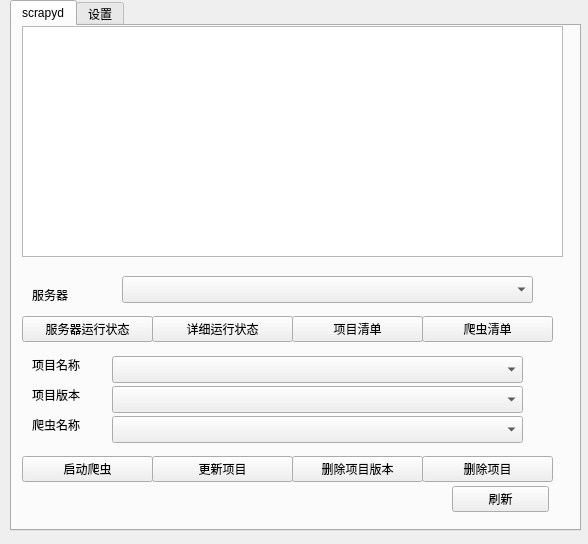
<?xml version="1.0" encoding="UTF-8"?>
<ui version="4.0">
 <class>MainWindow</class>
 <widget class="QMainWindow" name="MainWindow">
  <property name="geometry">
   <rect>
    <x>0</x>
    <y>0</y>
    <width>588</width>
    <height>544</height>
   </rect>
  </property>
  <property name="windowTitle">
   <string>MainWindow</string>
  </property>
  <widget class="QWidget" name="centralWidget">
   <widget class="QTabWidget" name="tabWidget">
    <property name="geometry">
     <rect>
      <x>10</x>
      <y>0</y>
      <width>571</width>
      <height>531</height>
     </rect>
    </property>
    <property name="currentIndex">
     <number>0</number>
    </property>
    <widget class="QWidget" name="scrapyd">
     <attribute name="title">
      <string>scrapyd</string>
     </attribute>
     <widget class="QComboBox" name="project_version_comboBox">
      <property name="geometry">
       <rect>
        <x>100</x>
        <y>360</y>
        <width>411</width>
        <height>27</height>
       </rect>
      </property>
     </widget>
     <widget class="QComboBox" name="project_name_comboBox">
      <property name="geometry">
       <rect>
        <x>100</x>
        <y>330</y>
        <width>411</width>
        <height>27</height>
       </rect>
      </property>
     </widget>
     <widget class="QPushButton" name="get_spider_status_pushButton">
      <property name="geometry">
       <rect>
        <x>140</x>
        <y>290</y>
        <width>141</width>
        <height>26</height>
       </rect>
      </property>
      <property name="text">
       <string>详细运行状态</string>
      </property>
     </widget>
     <widget class="QPushButton" name="update_project_pushButton">
      <property name="geometry">
       <rect>
        <x>140</x>
        <y>430</y>
        <width>141</width>
        <height>26</height>
       </rect>
      </property>
      <property name="text">
       <string>更新项目</string>
      </property>
     </widget>
     <widget class="QPushButton" name="del_project_pushButton">
      <property name="geometry">
       <rect>
        <x>410</x>
        <y>430</y>
        <width>131</width>
        <height>26</height>
       </rect>
      </property>
      <property name="text">
       <string>删除项目</string>
      </property>
     </widget>
     <widget class="QLabel" name="label">
      <property name="geometry">
       <rect>
        <x>20</x>
        <y>330</y>
        <width>71</width>
        <height>17</height>
       </rect>
      </property>
      <property name="text">
       <string>项目名称</string>
      </property>
     </widget>
     <widget class="QTextBrowser" name="showmessage">
      <property name="geometry">
       <rect>
        <x>10</x>
        <y>0</y>
        <width>541</width>
        <height>231</height>
       </rect>
      </property>
     </widget>
     <widget class="QComboBox" name="spider_name_comboBox">
      <property name="geometry">
       <rect>
        <x>100</x>
        <y>390</y>
        <width>411</width>
        <height>27</height>
       </rect>
      </property>
     </widget>
     <widget class="QPushButton" name="project_list_pushButton">
      <property name="geometry">
       <rect>
        <x>280</x>
        <y>290</y>
        <width>131</width>
        <height>26</height>
       </rect>
      </property>
      <property name="text">
       <string>项目清单</string>
      </property>
     </widget>
     <widget class="QPushButton" name="spider_list_pushButton">
      <property name="geometry">
       <rect>
        <x>410</x>
        <y>290</y>
        <width>131</width>
        <height>26</height>
       </rect>
      </property>
      <property name="text">
       <string>爬虫清单</string>
      </property>
     </widget>
     <widget class="QPushButton" name="start_spider_pushButton">
      <property name="geometry">
       <rect>
        <x>10</x>
        <y>430</y>
        <width>131</width>
        <height>26</height>
       </rect>
      </property>
      <property name="text">
       <string>启动爬虫</string>
      </property>
     </widget>
     <widget class="QLabel" name="label_3">
      <property name="geometry">
       <rect>
        <x>20</x>
        <y>360</y>
        <width>67</width>
        <height>17</height>
       </rect>
      </property>
      <property name="text">
       <string>项目版本</string>
      </property>
     </widget>
     <widget class="QPushButton" name="server_status_pushButton">
      <property name="geometry">
       <rect>
        <x>10</x>
        <y>290</y>
        <width>131</width>
        <height>26</height>
       </rect>
      </property>
      <property name="text">
       <string>服务器运行状态</string>
      </property>
     </widget>
     <widget class="QPushButton" name="del_spider_pushButton">
      <property name="geometry">
       <rect>
        <x>280</x>
        <y>430</y>
        <width>131</width>
        <height>26</height>
       </rect>
      </property>
      <property name="text">
       <string>删除项目版本</string>
      </property>
     </widget>
     <widget class="QLabel" name="label_2">
      <property name="geometry">
       <rect>
        <x>20</x>
        <y>390</y>
        <width>67</width>
        <height>17</height>
       </rect>
      </property>
      <property name="text">
       <string>爬虫名称</string>
      </property>
     </widget>
     <widget class="QComboBox" name="server_select_comboBox">
      <property name="geometry">
       <rect>
        <x>110</x>
        <y>250</y>
        <width>411</width>
        <height>27</height>
       </rect>
      </property>
     </widget>
     <widget class="QLabel" name="label_4">
      <property name="geometry">
       <rect>
        <x>20</x>
        <y>260</y>
        <width>71</width>
        <height>17</height>
       </rect>
      </property>
      <property name="text">
       <string>服务器</string>
      </property>
     </widget>
     <widget class="QPushButton" name="refresh_pushButton">
      <property name="geometry">
       <rect>
        <x>440</x>
        <y>460</y>
        <width>97</width>
        <height>26</height>
       </rect>
      </property>
      <property name="text">
       <string>刷新</string>
      </property>
     </widget>
    </widget>
    <widget class="QWidget" name="settings">
     <attribute name="title">
      <string>设置</string>
     </attribute>
     <widget class="QLineEdit" name="scrapyd_server_name_lineEdit">
      <property name="geometry">
       <rect>
        <x>120</x>
        <y>20</y>
        <width>113</width>
        <height>27</height>
       </rect>
      </property>
      <property name="text">
       <string>name</string>
      </property>
     </widget>
     <widget class="QLineEdit" name="scrapyd_server_address_lineEdit">
      <property name="geometry">
       <rect>
        <x>250</x>
        <y>20</y>
        <width>171</width>
        <height>27</height>
       </rect>
      </property>
      <property name="text">
       <string>address</string>
      </property>
     </widget>
     <widget class="QPushButton" name="scrapyd_server_add_pushButton">
      <property name="geometry">
       <rect>
        <x>440</x>
        <y>20</y>
        <width>51</width>
        <height>26</height>
       </rect>
      </property>
      <property name="text">
       <string>添加</string>
      </property>
     </widget>
     <widget class="QLabel" name="label_5">
      <property name="geometry">
       <rect>
        <x>6</x>
        <y>20</y>
        <width>101</width>
        <height>20</height>
       </rect>
      </property>
      <property name="text">
       <string>scrapyd服务器</string>
      </property>
     </widget>
     <widget class="QLabel" name="label_6">
      <property name="geometry">
       <rect>
        <x>10</x>
        <y>50</y>
        <width>101</width>
        <height>20</height>
       </rect>
      </property>
      <property name="text">
       <string>scrapyd项目</string>
      </property>
     </widget>
     <widget class="QLineEdit" name="scrapyd_project_name_lineEdit">
      <property name="geometry">
       <rect>
        <x>120</x>
        <y>50</y>
        <width>113</width>
        <height>27</height>
       </rect>
      </property>
      <property name="text">
       <string>name</string>
      </property>
     </widget>
     <widget class="QLineEdit" name="scrapyd_project_address_lineEdit">
      <property name="geometry">
       <rect>
        <x>250</x>
        <y>50</y>
        <width>171</width>
        <height>27</height>
       </rect>
      </property>
      <property name="text">
       <string>path</string>
      </property>
     </widget>
     <widget class="QPushButton" name="scrapyd_server_add_pushButton_2">
      <property name="geometry">
       <rect>
        <x>440</x>
        <y>50</y>
        <width>51</width>
        <height>26</height>
       </rect>
      </property>
      <property name="text">
       <string>添加</string>
      </property>
     </widget>
     <widget class="QLabel" name="label_7">
      <property name="geometry">
       <rect>
        <x>0</x>
        <y>470</y>
        <width>91</width>
        <height>17</height>
       </rect>
      </property>
      <property name="text">
       <string>作者: 陈严肃</string>
      </property>
     </widget>
     <widget class="QLineEdit" name="lineEdit">
      <property name="geometry">
       <rect>
        <x>350</x>
        <y>470</y>
        <width>211</width>
        <height>27</height>
       </rect>
      </property>
      <property name="text">
       <string>https://github.com/chenyansu</string>
      </property>
     </widget>
     <widget class="QLabel" name="label_8">
      <property name="geometry">
       <rect>
        <x>100</x>
        <y>470</y>
        <width>161</width>
        <height>17</height>
       </rect>
      </property>
      <property name="text">
       <string>本软件遵守GPL V2 协议</string>
      </property>
     </widget>
    </widget>
   </widget>
  </widget>
 </widget>
 <resources/>
 <connections/>
</ui>
